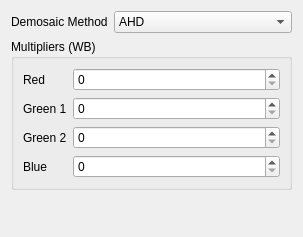
<?xml version="1.0" encoding="UTF-8"?>
<ui version="4.0">
 <class>RawModule</class>
 <widget class="QWidget" name="RawModule">
  <property name="geometry">
   <rect>
    <x>0</x>
    <y>0</y>
    <width>303</width>
    <height>237</height>
   </rect>
  </property>
  <property name="windowTitle">
   <string>Form</string>
  </property>
  <layout class="QFormLayout" name="formLayout_2">
   <property name="fieldGrowthPolicy">
    <enum>QFormLayout::AllNonFixedFieldsGrow</enum>
   </property>
   <item row="0" column="0">
    <widget class="QLabel" name="cmbDemosaic">
     <property name="text">
      <string>Demosaic Method</string>
     </property>
    </widget>
   </item>
   <item row="0" column="1">
    <widget class="QComboBox" name="cbAlgorithm">
     <item>
      <property name="text">
       <string>AHD</string>
      </property>
     </item>
     <item>
      <property name="text">
       <string>PPG</string>
      </property>
     </item>
     <item>
      <property name="text">
       <string>VNG4</string>
      </property>
     </item>
     <item>
      <property name="text">
       <string>AMaZE</string>
      </property>
     </item>
    </widget>
   </item>
   <item row="1" column="0" colspan="2">
    <widget class="QGroupBox" name="groupBox">
     <property name="title">
      <string>Multipliers (WB)</string>
     </property>
     <layout class="QFormLayout" name="formLayout">
      <property name="fieldGrowthPolicy">
       <enum>QFormLayout::AllNonFixedFieldsGrow</enum>
      </property>
      <item row="0" column="0">
       <widget class="QLabel" name="label">
        <property name="text">
         <string>Red</string>
        </property>
       </widget>
      </item>
      <item row="0" column="1">
       <widget class="QSpinBox" name="sbRed">
        <property name="maximum">
         <number>1000</number>
        </property>
       </widget>
      </item>
      <item row="1" column="0">
       <widget class="QLabel" name="label_2">
        <property name="text">
         <string>Green 1</string>
        </property>
       </widget>
      </item>
      <item row="1" column="1">
       <widget class="QSpinBox" name="sbGreen1">
        <property name="maximum">
         <number>1000</number>
        </property>
       </widget>
      </item>
      <item row="2" column="0">
       <widget class="QLabel" name="label_3">
        <property name="text">
         <string>Green 2</string>
        </property>
       </widget>
      </item>
      <item row="2" column="1">
       <widget class="QSpinBox" name="sbGreen2">
        <property name="maximum">
         <number>1000</number>
        </property>
       </widget>
      </item>
      <item row="3" column="0">
       <widget class="QLabel" name="label_4">
        <property name="text">
         <string>Blue</string>
        </property>
       </widget>
      </item>
      <item row="3" column="1">
       <widget class="QSpinBox" name="sbBlue">
        <property name="maximum">
         <number>1000</number>
        </property>
       </widget>
      </item>
     </layout>
    </widget>
   </item>
  </layout>
 </widget>
 <resources/>
 <connections>
  <connection>
   <sender>sbRed</sender>
   <signal>editingFinished()</signal>
   <receiver>RawModule</receiver>
   <slot>onRedChanged()</slot>
   <hints>
    <hint type="sourcelabel">
     <x>137</x>
     <y>77</y>
    </hint>
    <hint type="destinationlabel">
     <x>300</x>
     <y>42</y>
    </hint>
   </hints>
  </connection>
  <connection>
   <sender>sbGreen1</sender>
   <signal>editingFinished()</signal>
   <receiver>RawModule</receiver>
   <slot>onGreenChanged()</slot>
   <hints>
    <hint type="sourcelabel">
     <x>202</x>
     <y>114</y>
    </hint>
    <hint type="destinationlabel">
     <x>297</x>
     <y>106</y>
    </hint>
   </hints>
  </connection>
  <connection>
   <sender>sbBlue</sender>
   <signal>editingFinished()</signal>
   <receiver>RawModule</receiver>
   <slot>onBlueChanged()</slot>
   <hints>
    <hint type="sourcelabel">
     <x>191</x>
     <y>181</y>
    </hint>
    <hint type="destinationlabel">
     <x>299</x>
     <y>184</y>
    </hint>
   </hints>
  </connection>
 </connections>
 <slots>
  <slot>onRedChanged()</slot>
  <slot>onGreenChanged()</slot>
  <slot>onBlueChanged()</slot>
 </slots>
</ui>
